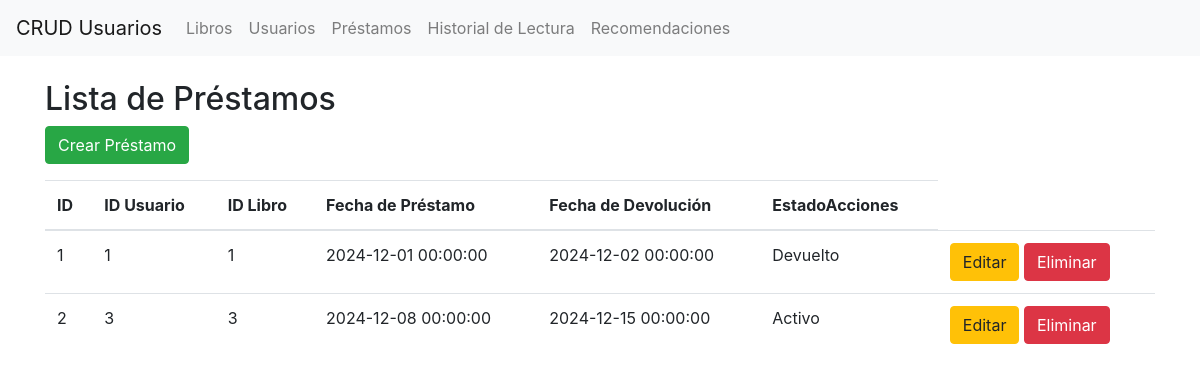
/prestamos.php, run on the app's committed database.
### tables this page shows
CREATE TABLE `prestamos` (
  `prestamo_id` int(11) NOT NULL,
  `usuario_id` int(11) DEFAULT NULL,
  `libro_id` int(11) DEFAULT NULL,
  `fecha_prestamo` datetime DEFAULT current_timestamp(),
  `fecha_devolucion` datetime DEFAULT NULL,
  `estado` varchar(50) NOT NULL CHECK (`estado` in ('activo','vencido','devuelto'))
);

### prestamos.php (the view, shortened to what this page needs)
<?php
include($_SERVER['DOCUMENT_ROOT'] . '/mibiblioteca/include/db.php');
$stmt = $pdo->query("SELECT * FROM Prestamos");
$prestamos = $stmt->fetchAll(PDO::FETCH_ASSOC);
?>
<!DOCTYPE html>
<html lang="es">
<head>
    <link href="https://stackpath.bootstrapcdn.com/bootstrap/4.5.2/css/bootstrap.min.css" rel="stylesheet">
</head>
<body>
<nav class="navbar navbar-expand-lg navbar-light bg-light">
        <a class="navbar-brand" href="#">CRUD Usuarios</a>
        <div class="collapse navbar-collapse">
            <ul class="navbar-nav mr-auto">
                <li class="nav-item"><a class="nav-link" href="index.php">Libros</a></li>
                <li class="nav-item"><a class="nav-link" href="usuarios.php">Usuarios</a></li>
                <li class="nav-item"><a class="nav-link" href="prestamos.php">Préstamos</a></li>
                <li class="nav-item"><a class="nav-link" href="historial.php">Historial de Lectura</a></li>
                <li class="nav-item"><a class="nav-link" href="recomendaciones.php">Recomendaciones</a></li>
            </ul>
        </div>
    </nav>
    <div class="container mt-4">
        <h2>Lista de Préstamos</h2>
        <a href="prestamos/agregar.php" class="btn btn-success mb-3">Crear Préstamo</a>
        <table class="table">
            <thead>
                <tr>
                    <th>ID</th>
                    <th>ID Usuario</th>
                    <th>ID Libro</th>
                    <th>Fecha de Préstamo</th>
                    <th>Fecha de Devolución</th>
                    <th>Estado</ <th>Acciones</th>
                </tr>
            </thead>
            <tbody>
                <?php foreach ($prestamos as $prestamo): ?>
                    <tr>
                        <td><?php echo htmlspecialchars($prestamo['prestamo_id']); ?></td>
                        <td><?php echo htmlspecialchars($prestamo['usuario_id']); ?></td>
                        <td><?php echo htmlspecialchars($prestamo['libro_id']); ?></td>
                        <td><?php echo htmlspecialchars($prestamo['fecha_prestamo']); ?></td>
                        <td><?php echo htmlspecialchars($prestamo['fecha_devolucion']); ?></td>
                        <td><?php echo htmlspecialchars($prestamo['estado']); ?></td>
                        <td>
                            <a href="prestamos/editar.php?id=<?php echo $prestamo['prestamo_id']; ?>" class="btn btn-warning">Editar</a>
                            <a href="prestamos/eliminar.php?id=<?php echo $prestamo['prestamo_id']; ?>" class="btn btn-danger">Eliminar</a>
                        </td>
                    </tr>
                <?php endforeach; ?>
            </tbody>
        </table>
    </div>
</body>
</html>

### data on the page
prestamos: prestamo_id "1", usuario "1", libro "1", fecha_prestamo "2024-12-01 00:00:00", fecha_devolucion "2024-12-02 00:00:00", estado "Devuelto"
prestamos: prestamo_id "2", usuario "3", libro "3", fecha_prestamo "2024-12-08 00:00:00", fecha_devolucion "2024-12-15 00:00:00", estado "Activo"
